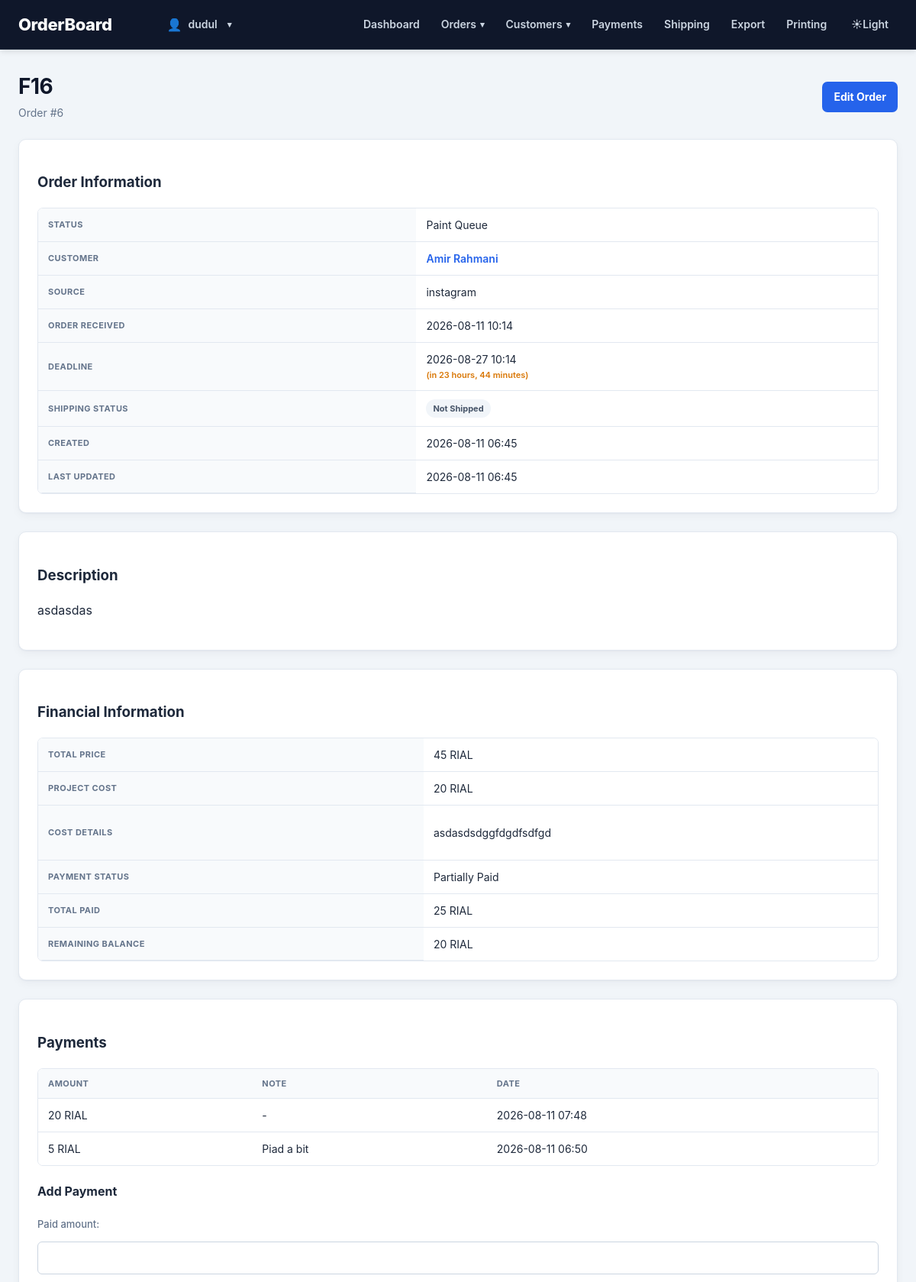
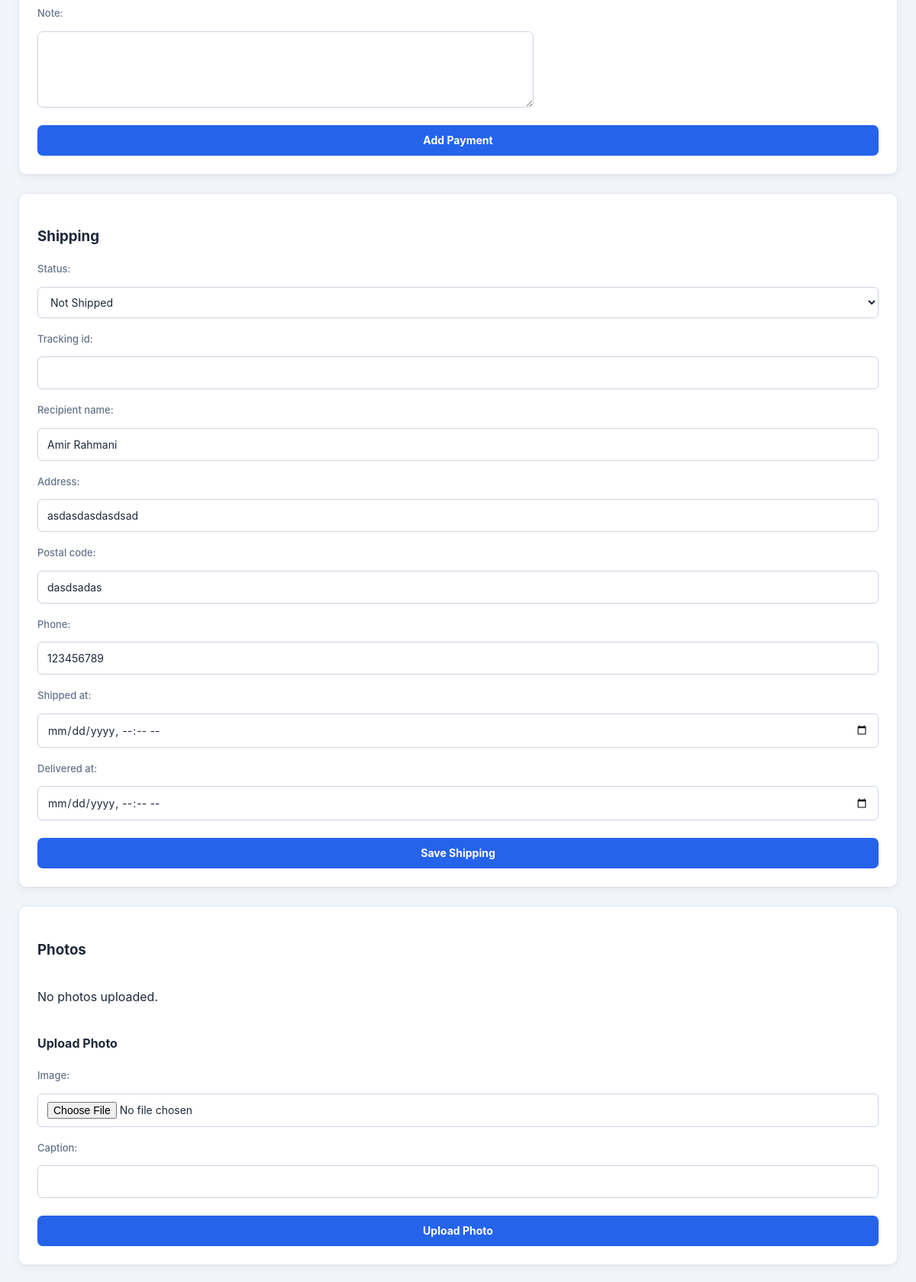
The page /orders/6/ (signed in, upper part) on the database its author committed (2 pictures, top to bottom).
### orderboard/models.py (models this page shows, shortened)
class Order(models.Model):
    class Status(models.TextChoices):
        MODELING = "modeling", "Modeling Queue"
        PRINT = "print", "Print Queue"
        PAINT = "paint", "Paint Queue"
        DONE = "done", "Done"
    customer = models.ForeignKey(Customer, on_delete=models.PROTECT, related_name="orders")
    title = models.CharField(max_length=300)
    description = models.TextField(blank=True)
    source = models.CharField(max_length=50)
    status = models.CharField(max_length=20, choices=Status.choices, default=Status.MODELING)
    order_received_at = models.DateTimeField(blank=True, null=True)
    deadline = models.DateTimeField(blank=True, null=True)
    total_price = models.DecimalField(max_digits=20, decimal_places=2)
    project_cost = models.DecimalField(max_digits=20, decimal_places=2, blank=True, null=True)
    cost_details = models.TextField(blank=True)
    notes = models.TextField(blank=True)
    created_at = models.DateTimeField(auto_now_add=True)
    updated_at = models.DateTimeField(auto_now=True)
    def total_paid(self):
        return sum((payment.paid_amount for payment in self.payments.all()), Decimal("0.00"))
    def remaining_balance(self):
        remaining = self.total_price - self.total_paid()
        if remaining < 0:
            return Decimal("0.00")
        return remaining
    def payment_status(self):
        paid = self.total_paid()
        if paid <= 0:
            return "Not Paid"
        if paid < self.total_price:
            return "Partially Paid"
        return "Fully Paid"

class Customer(models.Model):
    name = models.CharField(max_length=100)
    phone = models.CharField(max_length=30, blank=True)
    address = models.TextField(blank=True)
    postal_code = models.CharField(max_length=50, blank=True)
    created_at = models.DateTimeField(auto_now_add=True)
    updated_at = models.DateTimeField(auto_now=True)

class Payment(models.Model):
    order = models.ForeignKey(Order, on_delete=models.CASCADE, related_name="payments")
    paid_amount = models.DecimalField(max_digits=20, decimal_places=2)
    note = models.TextField(max_length=500, blank=True)
    paid_at = models.DateTimeField(auto_now_add=True)

class Shipping(models.Model):
    class Status(models.TextChoices):
        NOT_SHIPPED = "not_shipped", "Not Shipped"
        PACKAGED = "packaged", "Packaged"
        SHIPPED = "shipped", "Shipped"
        DELIVERED = "delivered", "Delivered"
    order = models.OneToOneField(Order, on_delete=models.CASCADE, related_name="shipping")
    status = models.CharField(max_length=20, choices=Status.choices, default=Status.NOT_SHIPPED)
    tracking_id = models.CharField(max_length=200, blank=True)
    recipient_name = models.CharField(max_length=60)
    address = models.CharField(max_length=500)
    postal_code = models.CharField(max_length=50, blank=True)
    phone = models.CharField(max_length=30, blank=True)
    shipped_at = models.DateTimeField(blank=True, null=True)
    delivered_at = models.DateTimeField(blank=True, null=True)

### orderboard/views.py (the view)
@login_required
def order_detail(request, id):
    order = get_object_or_404(
        Order.objects.select_related("customer"),
        id=id,
    )
    payment_form = PaymentForm(
        order=order
    )
    shipping = getattr(
        order,
        "shipping",
        None,
    )
    shipping_form = ShippingForm(
        instance=shipping
    )
    photo_form = OrderPhotoForm()
    activities = (
        order.activities
        .order_by("-created_at")
    )
    payments = (
        order.payments
        .order_by("-paid_at")
    )
    photos = (
        order.photos
        .order_by("-uploaded_at")
    )
    context = {
        "order": order,
        "payment_form": payment_form,
        "shipping": shipping,
        "shipping_form": shipping_form,
        "photo_form": photo_form,
        "activities": activities,
        "payments": payments,
        "photos": photos,
    }
    return render(
        request,
        "orderboard/orders/detail.html",
        context,
    )

### orderboard/templates/orderboard/orders/detail.html (shortened to what this page needs)
{% extends "orderboard/base.html" %}
{% load humanize %}
{% block content %}
<div class="page-header">
    <div>
        <h2>{{ order.title }}</h2>
        <p class="page-description">Order #{{ order.id }}</p>
    </div>
    <div class="page-actions">
        <a class="button" href="{% url 'order_edit' order.id %}">Edit Order</a>
    </div>
</div>
<section class="content-section">
    <h3>Order Information</h3>
    <div class="responsive-table">
        <table>
            <tr>
                <th>Status</th>
                <td data-label="Status">{{ order.get_status_display }}</td>
            </tr>
            <tr>
                <th>Customer</th>
                <td data-label="Customer">
                    <a href="{% url 'customer_detail' order.customer.id %}">{{ order.customer.name }}</a>
                </td>
            </tr>
            <tr>
                <th>Source</th>
                <td data-label="Source">{{ order.source }}</td>
            </tr>
            <tr>
                <th>Order Received</th>
                <td data-label="Order Received">{{ order.order_received_at|date:"Y-m-d H:i"|default:"-" }}</td>
            </tr>
            <tr class="{% if order.shipping.status != 'delivered' and order.deadline and order.deadline < now %}overdue{% endif %}">
                <th>Deadline</th>
                <td data-label="Deadline">
                    {% if order.shipping.status == 'delivered' %}
                        {{ order.deadline|date:"Y-m-d H:i"|default:"—" }}
                        <span class="deadline-days status-delivered">
                            (Delivered)
                        </span>
                    {% elif order.deadline %}
                        {{ order.deadline|date:"Y-m-d H:i" }}
                        <span class="deadline-days {% if order.deadline < now %}overdue-days{% else %}upcoming-days{% endif %}">
                            ({% if order.deadline < now %}{{ order.deadline|timesince }} ago{% else %}in {{ order.deadline|timeuntil }}{% endif %})
                        </span>
                    {% else %}
                        —
                    {% endif %}
                </td>
            </tr>
            <tr>
                <th>Shipping Status</th>
                <td data-label="Shipping Status">
                    {% if order.shipping.status == 'not_shipped' %}
                        <span class="status-badge status-not-shipped">Not Shipped</span>
                    {% elif order.shipping.status == 'packaged' %}
                        <span class="status-badge status-packaged">Packaged</span>
                    {% elif order.shipping.status == 'shipped' %}
                        <span class="status-badge status-shipped">Shipped</span>
                    {% elif order.shipping.status == 'delivered' %}
                        <span class="status-badge status-delivered">Delivered</span>
                    {% else %}
                        —
                    {% endif %}
                </td>
            </tr>
            <tr>
                <th>Created</th>
                <td data-label="Created">{{ order.created_at|date:"Y-m-d H:i" }}</td>
            </tr>
            <tr>
                <th>Last Updated</th>
                <td data-label="Last Updated">{{ order.updated_at|date:"Y-m-d H:i" }}</td>
            </tr>
        </table>
    </div>
</section>
<section class="content-section">
    <h3>Description</h3>
    <div class="text-content">{{ order.description|default:"No description."|linebreaks }}</div>
</section>
<section class="content-section">
    <h3>Financial Information</h3>
    <div class="responsive-table">
        <table>
            <tr>
                <th>Total Price</th>
                <td data-label="Total Price">{{ order.total_price|floatformat:0|intcomma }} RIAL</td>
            </tr>
            <tr>
                <th>Project Cost</th>
                <td data-label="Project Cost">
                    {% if order.project_cost %}
                        {{ order.project_cost|floatformat:0|intcomma }} RIAL
                    {% else %}
                        -
                    {% endif %}
                </td>
            </tr>
            <tr>
                <th>Cost Details</th>
                <td data-label="Cost Details">{{ order.cost_details|default:"-"|linebreaks }}</td>
            </tr>
            <tr>
                <th>Payment Status</th>
                <td data-label="Payment Status">{{ order.payment_status }}</td>
            </tr>
            <tr>
                <th>Total Paid</th>
                <td data-label="Total Paid">{{ order.total_paid|floatformat:0|intcomma }} RIAL</td>
            </tr>
            <tr>
                <th>Remaining Balance</th>
                <td data-label="Remaining Balance">{{ order.remaining_balance|floatformat:0|intcomma }} RIAL</td>
            </tr>
        </table>
    </div>
</section>
<section class="content-section">
    <h3>Payments</h3>
    <div class="responsive-table">
        <table>
            <thead>
                <tr>
                    <th>Amount</th>
                    <th>Note</th>
                    <th>Date</th>
                </tr>
            </thead>
            <tbody>
                {% for payment in payments %}
                    <tr>
                        <td data-label="Amount">{{ payment.paid_amount|floatformat:0|intcomma }} RIAL</td>
                        <td data-label="Note">{{ payment.note|default:"-" }}</td>
                        <td data-label="Date">{{ payment.paid_at|date:"Y-m-d H:i" }}</td>
                    </tr>
                {% empty %}
                    <tr>
                        <td colspan="3">No payments yet.</td>
                    </tr>
                {% endfor %}
            </tbody>
        </table>
    </div>
    {% if order.remaining_balance > 0 %}
        <div class="form-subsection">
            <h4>Add Payment</h4>
            <form method="post" action="{% url 'payment_create' order.id %}" class="form-container compact-form">
                <div class="form-field">
                    {{ payment_form.paid_amount.label_tag }}
                    {{ payment_form.paid_amount }}
                </div>
                <div class="form-field">
                    {{ payment_form.note.label_tag }}
                    {{ payment_form.note }}
                </div>
                <button type="submit">Add Payment</button>
            </form>
        </div>
    {% else %}
        <p class="success-message"><strong>This order is fully paid.</strong></p>
    {% endif %}
</section>
<section class="content-section">
    <h3>Shipping</h3>
    <form method="post" action="{% url 'shipping_edit' order.id %}" class="form-container">
        <div class="form-field">
            {{ shipping_form.status.label_tag }}
            {{ shipping_form.status }}
        </div>
        <div class="form-field">
            {{ shipping_form.tracking_id.label_tag }}
            {{ shipping_form.tracking_id }}
        </div>
        <div class="form-field">
            {{ shipping_form.recipient_name.label_tag }}
            {{ shipping_form.recipient_name }}
        </div>
        <div class="form-field">
            {{ shipping_form.address.label_tag }}
            {{ shipping_form.address }}
        </div>
        <div class="form-field">
            {{ shipping_form.postal_code.label_tag }}
            {{ shipping_form.postal_code }}
        </div>
        <div class="form-field">
            {{ shipping_form.phone.label_tag }}
            {{ shipping_form.phone }}
        </div>
        <div class="form-field">
            {{ shipping_form.shipped_at.label_tag }}
            {{ shipping_form.shipped_at }}
        </div>
        <div class="form-field">
            {{ shipping_form.delivered_at.label_tag }}
            {{ shipping_form.delivered_at }}
        </div>
        <button type="submit">Save Shipping</button>
    </form>
</section>
<section class="content-section">
    <h3>Photos</h3>
    <div class="photo-grid">
        {% for photo in photos %}
            <article class="photo-card">
                <img src="{{ photo.image.url }}" alt="{{ photo.caption|default:'Order photo' }}">
                {% if photo.caption %}<p>{{ photo.caption }}</p>{% endif %}
                <form method="post" action="{% url 'photo_delete' photo.id %}">
                    {% csrf_token %}
                    <button type="submit" class="danger-button">Delete</button>
                </form>
            </article>
        {% empty %}
            <p>No photos uploaded.</p>
        {% endfor %}
    </div>
    <div class="form-subsection">
        <h4>Upload Photo</h4>
        <form method="post" enctype="multipart/form-data" action="{% url 'photo_upload' order.id %}" class="form-container">
            <div class="form-field">
                {{ photo_form.image.label_tag }}
                {{ photo_form.image }}
            </div>
            <div class="form-field">
                {{ photo_form.caption.label_tag }}
                {{ photo_form.caption }}
            </div>
            <button type="submit">Upload Photo</button>
        </form>
    </div>
</section>
{% endblock %}

### orderboard/templates/orderboard/base.html (shortened to what this page needs)
{% load static %}
<!DOCTYPE html>
<html lang="en">
<head>
    <link rel="stylesheet" href="{% static 'orderboard/css/style.css' %}?v=5">
</head>
<body>
    <header class="site-header">
        <div class="header-inner">
            <h1 class="site-title">
                <a href="{% url 'dashboard' %}">
                    OrderBoard
                </a>
            </h1>
            {% if user.is_authenticated %}
            <div class="header-account">
                <div class="account-dropdown">
                    <button type="button" class="account-button" id="account-button" aria-expanded="false">
                        <span class="account-icon">
                            👤
                        </span>
                        <span class="account-name">
                            {{ user.username }}
                        </span>
                        <span class="dropdown-arrow">
                            ▾
                        </span>
                    </button>
                </div>
            </div>
            <nav class="main-nav">
                <a href="{% url 'dashboard' %}">
                    Dashboard
                </a>
                <div class="nav-dropdown">
                    <button type="button" class="nav-dropdown-btn" aria-expanded="false">
                        Orders
                        <span class="dropdown-arrow">
                            ▾
                        </span>
                    </button>
                </div>
                <div class="nav-dropdown">
                    <button type="button" class="nav-dropdown-btn" aria-expanded="false">
                        Customers
                        <span class="dropdown-arrow">
                            ▾
                        </span>
                    </button>
                </div>
                <a href="{% url 'payment_list' %}">
                    Payments
                </a>
                <a href="{% url 'shipping_list' %}">
                    Shipping
                </a>
                <a href="{% url 'export_center' %}">
                    Export
                </a>
                <a href="{% url 'printing_list' %}">
                    Printing
                </a>
                <button type="button" id="theme-toggle" class="theme-toggle" aria-label="Toggle theme">
                    <span id="theme-icon">
                    </span>
                    <span id="theme-text">
                    </span>
                </button>
            </nav>
            {% endif %}
        </div>
    </header>
    <main class="main-content">
        {% block content %}{% endblock %}
    </main>
</body>
</html>

### rows shown on the page
Order: title "F16", id "6", status "Paint Queue", customer.name "Amir Rahmani", source "instagram", order_received_at "2026-08-11 10:14", deadline "2026-08-27 10:14", deadline "23 hours, 44 minutes", created_at "2026-08-11 06:45", updated_at "2026-08-11 06:45", description "asdasdas", total_price "45", project_cost "20", cost_details "asdasdsdggfdgdfsdfgd", payment_status "Partially Paid", total_paid "25", remaining_balance "20"
Payment: paid_amount "20", note "-", paid_at "2026-08-11 07:48"
Payment: paid_amount "5", note "Piad a bit", paid_at "2026-08-11 06:50"
Shipping: status "Not Shipped", recipient_name "Amir Rahmani", address "asdasdasdasdsad", postal_code "dasdsadas", phone "123456789"

### other values the page prints
{{ user.username }} "dudul"
{{ payment_form.paid_amount.label_tag }} "Paid amount:"
{{ payment_form.note.label_tag }} "Note:"
{{ shipping_form.status.label_tag }} "Status:"
{{ shipping_form.tracking_id.label_tag }} "Tracking id:"
{{ shipping_form.recipient_name.label_tag }} "Recipient name:"
{{ shipping_form.address.label_tag }} "Address:"
{{ shipping_form.postal_code.label_tag }} "Postal code:"
{{ shipping_form.phone.label_tag }} "Phone:"
{{ shipping_form.shipped_at.label_tag }} "Shipped at:"
{{ shipping_form.delivered_at.label_tag }} "Delivered at:"
{{ photo_form.image.label_tag }} "Image:"
{{ photo_form.caption.label_tag }} "Caption:"
